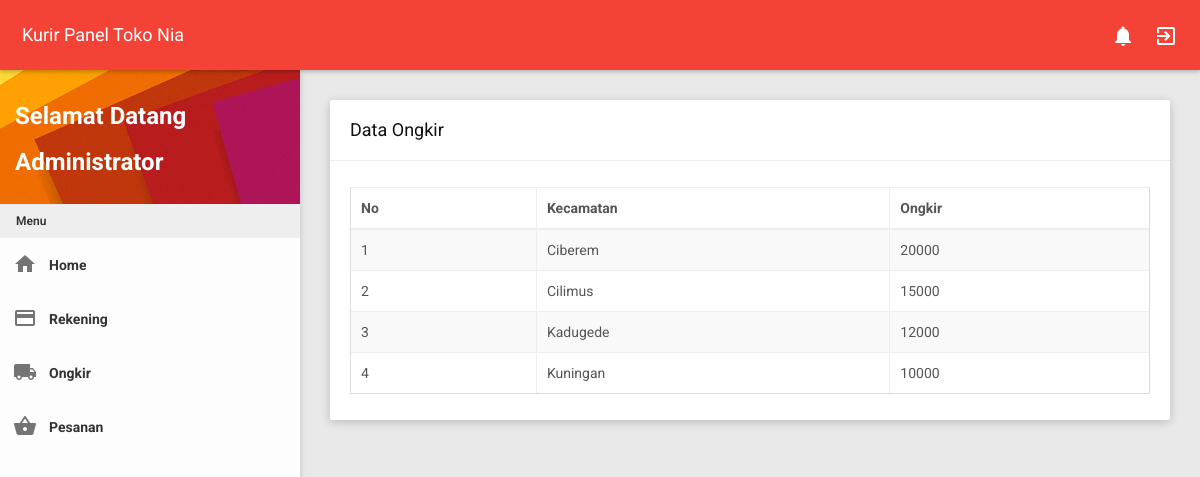
Screenshot of /kurir/kurir.php?page=ongkir (signed in) with the database file from the repository.
### tables this page shows
CREATE TABLE `ongkir` (
  `id_ongkir` int(11) NOT NULL,
  `kecamatan` varchar(250) NOT NULL,
  `ongkir` int(11) NOT NULL
);

### kurir/page/ongkir.php (the view, shortened to what this page needs)
<div class="row clearfix">
    <div class="col-lg-12 col-md-12 col-sm-12 col-xs-12">
        <div class="card">
            <div class="header">
                <h2>
                    Data Ongkir
                </h2>
            </div>
            <div class="body">
                <div class="table-responsive">
                    <table class="table table-bordered table-striped table-hover js-basic-example dataTable">
                        <thead>
                            <tr>
                                <th>No</th>
                                <th>Kecamatan</th>
                                <th>Ongkir</th>
                            </tr>
                        </thead>
                        <tbody>
                            <?php
                              $sql = "SELECT * FROM ongkir ORDER BY id_ongkir DESC";
                              $stmt = $pdo->prepare($sql);
                              $stmt->execute();
                              $i = 0;
                              while($row = $stmt->fetch()){?>
                              <tr>
                                  <td><?=($i+1);?></td>
                                  <td><?=$row['kecamatan'];?></td>
                                  <td><?=$row['ongkir'];?></td>
                              </tr>
                              <?php
                              $i++;}?>
                        </tbody>
                    </table>
                </div>
            </div>
        </div>
    </div>
</div>

### rows the page displays
ongkir: kecamatan "Ciberem", ongkir "20000"
ongkir: kecamatan "Cilimus", ongkir "15000"
ongkir: kecamatan "Kadugede", ongkir "12000"
ongkir: kecamatan "Kuningan", ongkir "10000"

### other values shown
$_SESSION['nama'] "Administrator"
